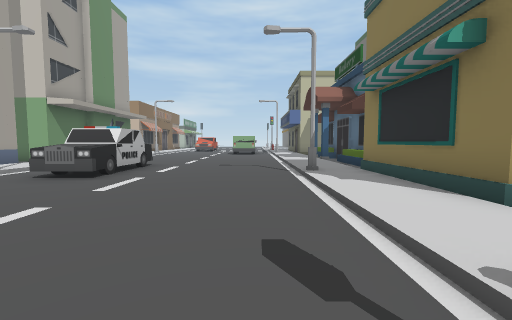
View 1 (above)

20 first-person views from a walk through a Unity game level. The camera is 1.5 m above the floor, tilts 4° down and sees 90° across. The floor is counted in squares, 2 m on a side. Each view is taken from the middle of a square. On the plan, view 1 faces up. The plan holds only what a view shows up to about 9 squares ahead; the rest is blank. The place goes on beyond the plan. The player is left out. Some animated figures are left out.

View 2
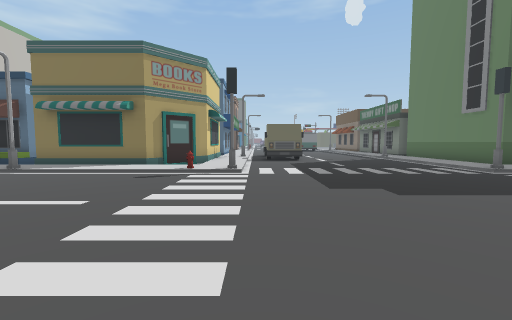

View 3
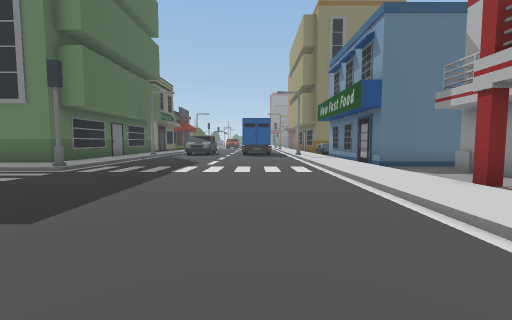

View 4
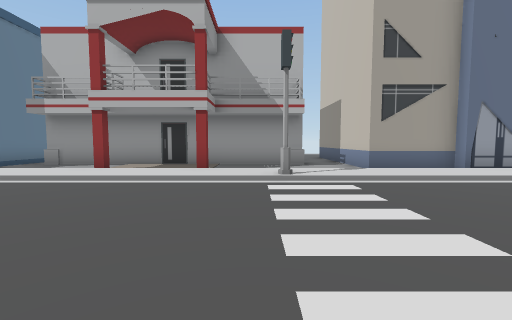

View 5
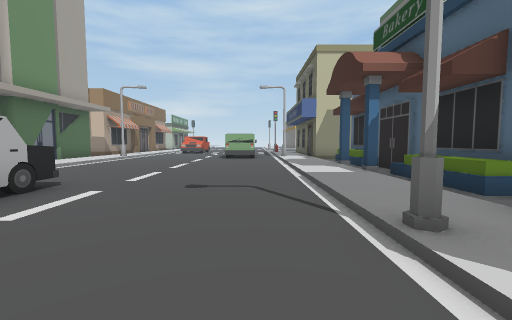

View 6
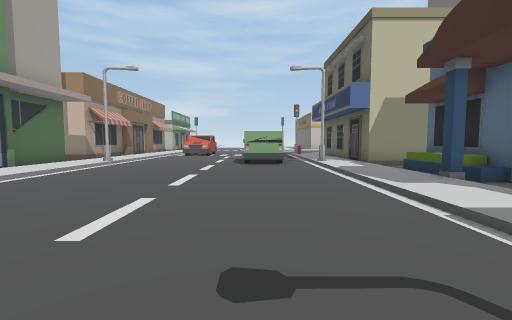

View 7
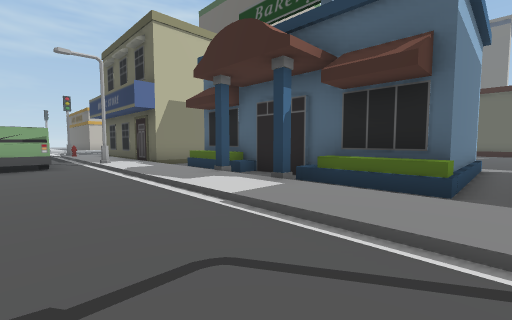

View 8
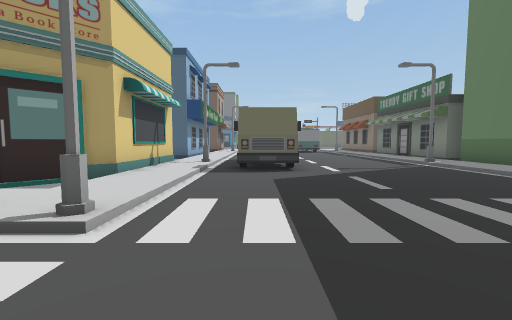

View 9
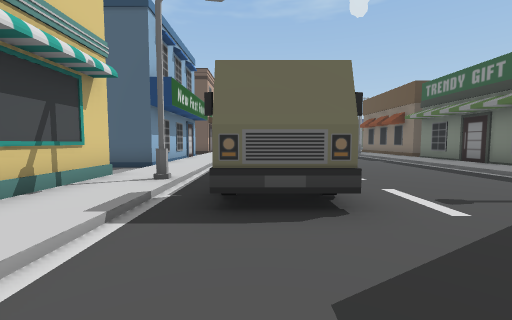

View 10
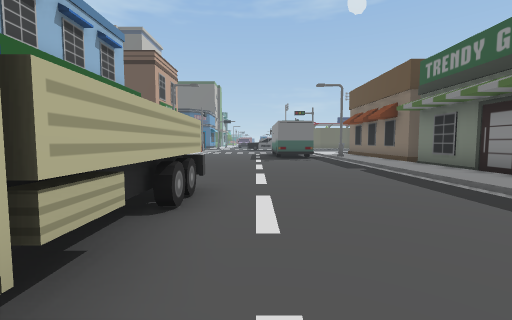

View 11
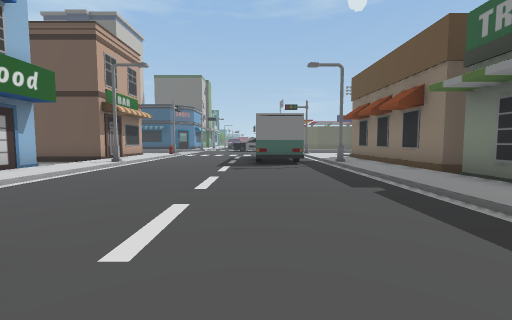

View 12
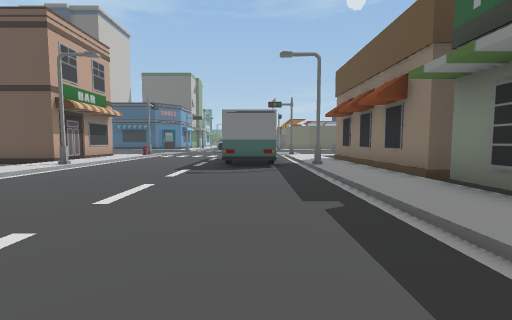

View 13
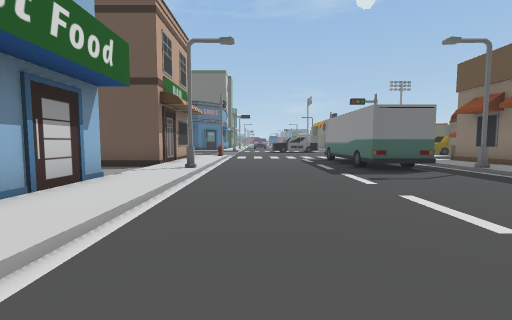

View 14
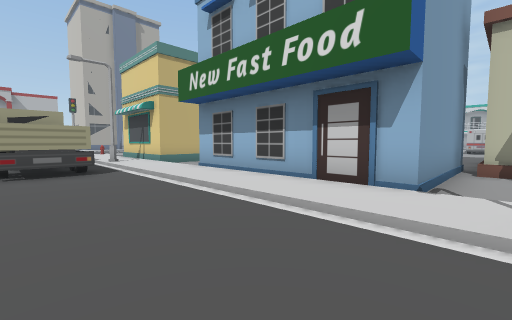

View 15
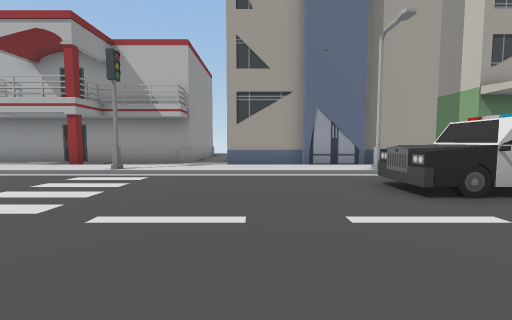

View 16
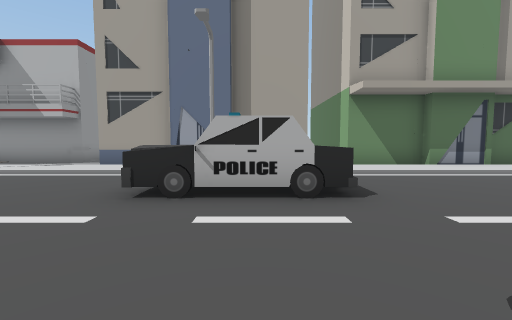

View 17
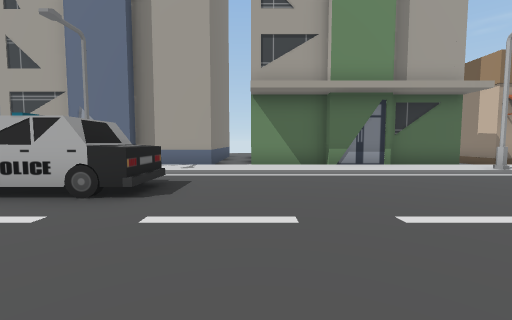

View 18
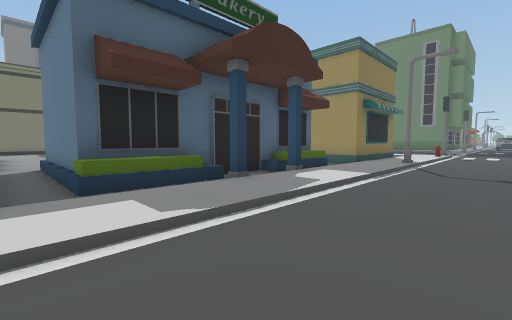

View 19
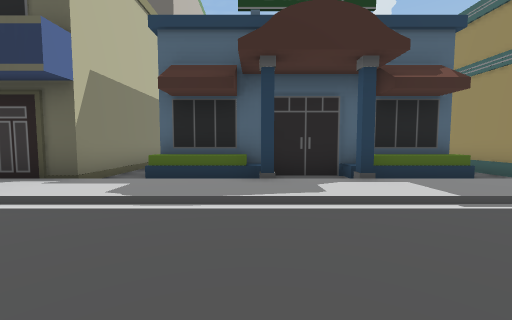

View 20
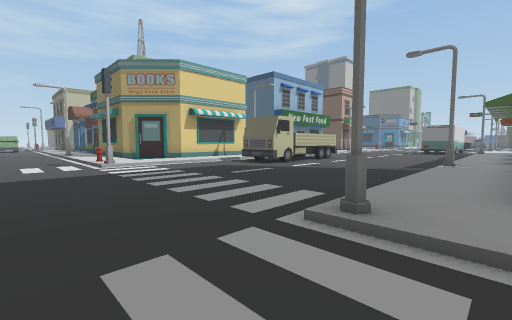

### Floor plan
Key: @ floor where view 1 was taken; # wall or solid block; . main floor; : floor 0.25 m higher than the main floor; / step, stairs or slope; O other object.
Columns run from 10 left of view 1 to 19 right of it. Each row starts with its distance up from view 1.
 16   O:O....OOO:#####
 15   O:/....../:.....
 14   O:/......///OOOO
 13   O:/......///O
 12   O:/......///O
 11   O:/....../:.O
 10  OO:/....../:OO
  9  ..:/......///O
  8   O:/. ....///OOOO
  7   O:/  ..../:......
  6   O:O. ....O:###           O
  5   O:/....../:#             O
  4   O:/....../:#             .
  3   O:/....../:##           O. #
  2 OOO:/....../:/##    .O    O..#
  1 .. :/......O://####//OOOOOO//#
  0 #. :#.....@#::::::O:::::::::::
 -1 #. :/.........................
 -2 #.#:/...........   OO.........
 -3 #..:/...........  OOO.........
 -4 #..:/.........................
 -5 #.#:/.......................OO
 -6 #..:/.......................OO
 -7 #..:/.........................
 -8 #..:/......#::::::O::::::::: :
 -9 OOO:/....../::::::::####::::::
-10   O:/....../:O    O    #######

Where each view was taken, in squares from view 1:
view 1: 0 up, 0 right, facing up
view 2: 1 down, 6 left, facing right
view 3: 1 down, 4 left, facing down
view 4: 1 down, 1 left, facing left
view 5: 4 up, 0 right, facing up
view 6: 7 up, 1 left, facing up
view 7: 7 up, 1 left, facing up-right
view 8: 2 down, 1 left, facing right
view 9: 2 down, 3 right, facing right
view 10: 4 down, 6 right, facing right
view 11: 5 down, 9 right, facing right
view 12: 6 down, 10 right, facing right
view 13: 2 down, 11 right, facing right
view 14: 3 down, 17 right, facing up-left
view 15: 3 up, 0 right, facing left
view 16: 7 up, 0 right, facing left
view 17: 10 up, 0 right, facing left
view 18: 15 up, 1 left, facing down-right
view 19: 12 up, 2 left, facing right
view 20: 9 down, 1 left, facing up-right
